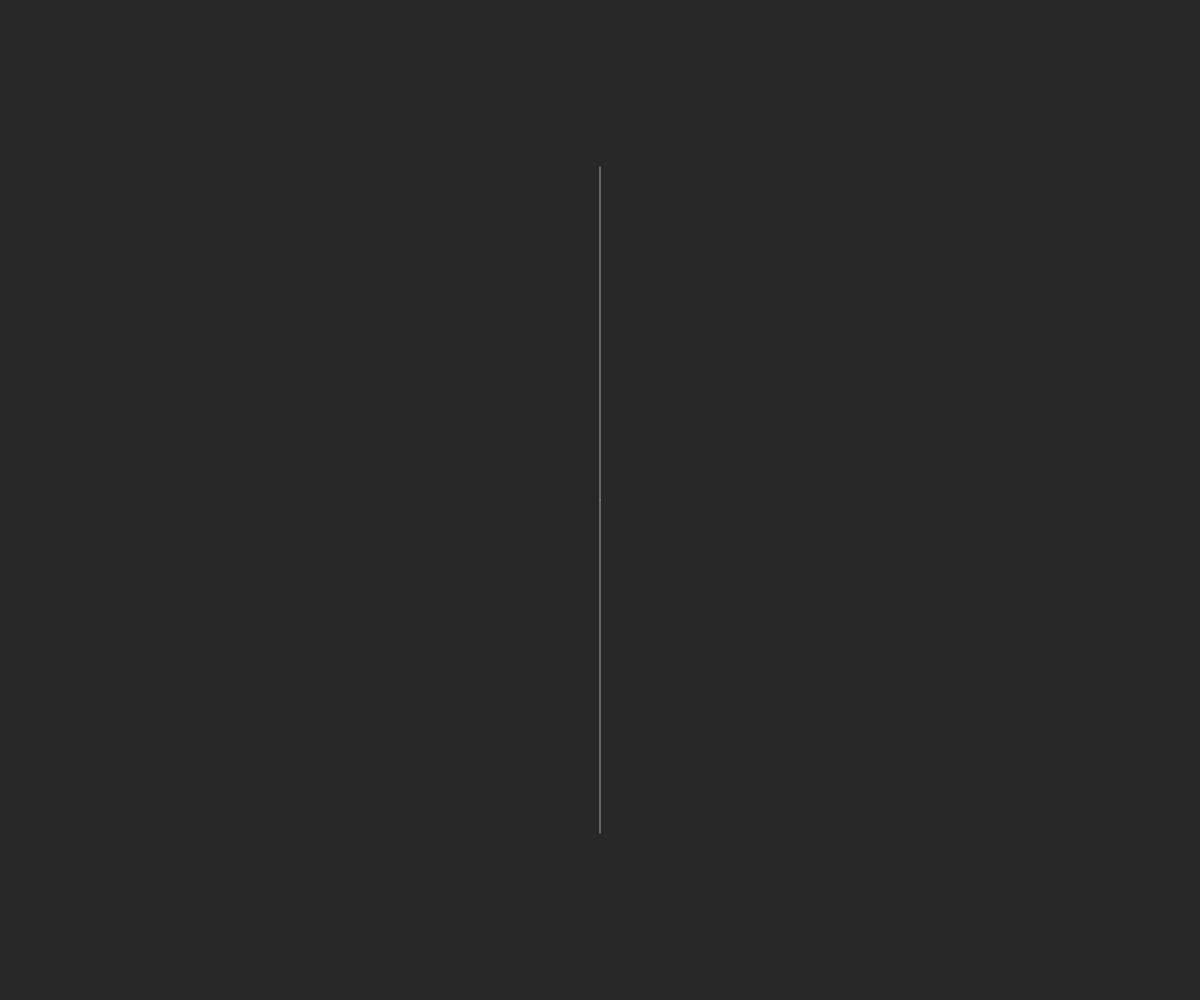
Frame 1 (no input)
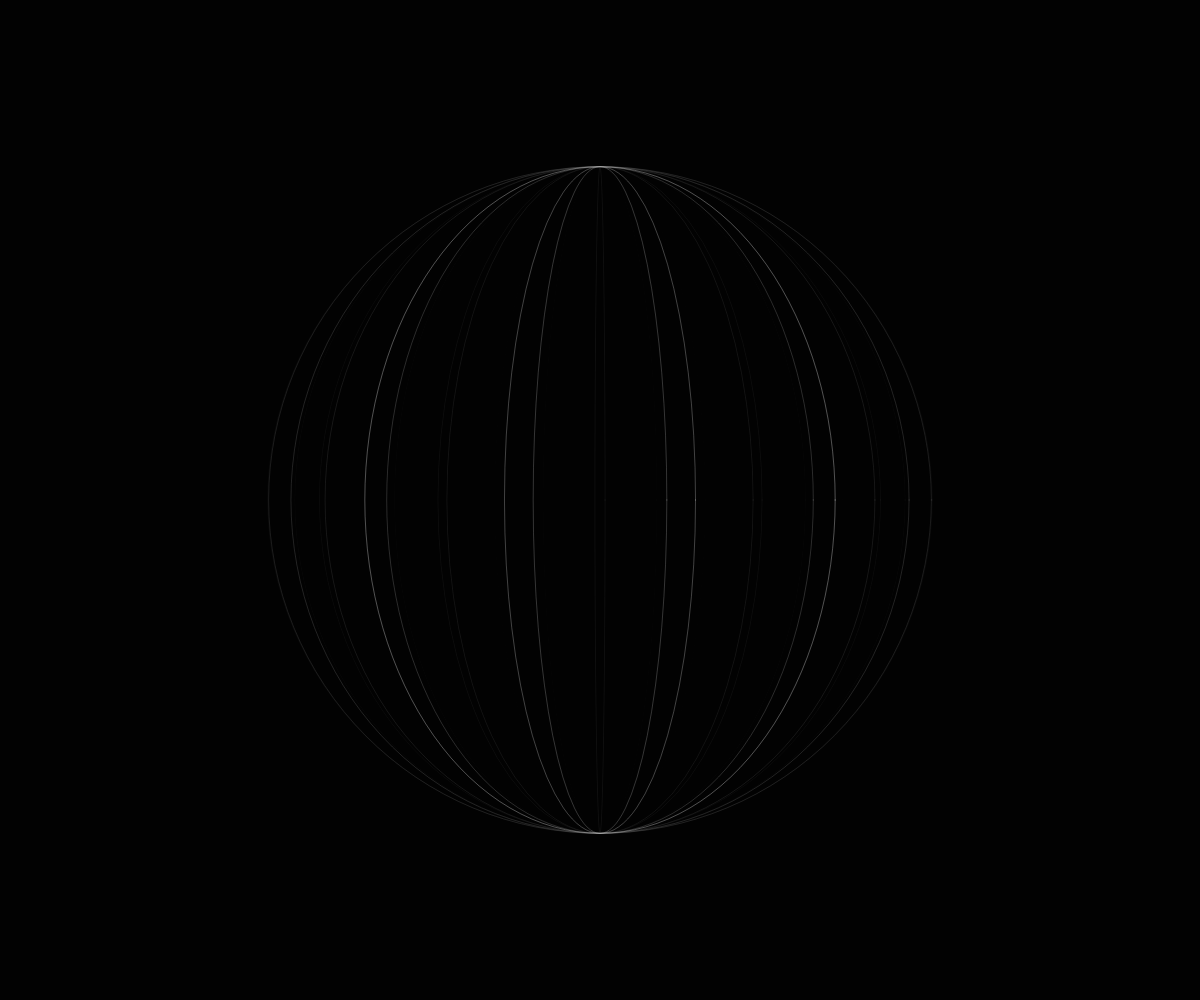
Frame 60 (no input)
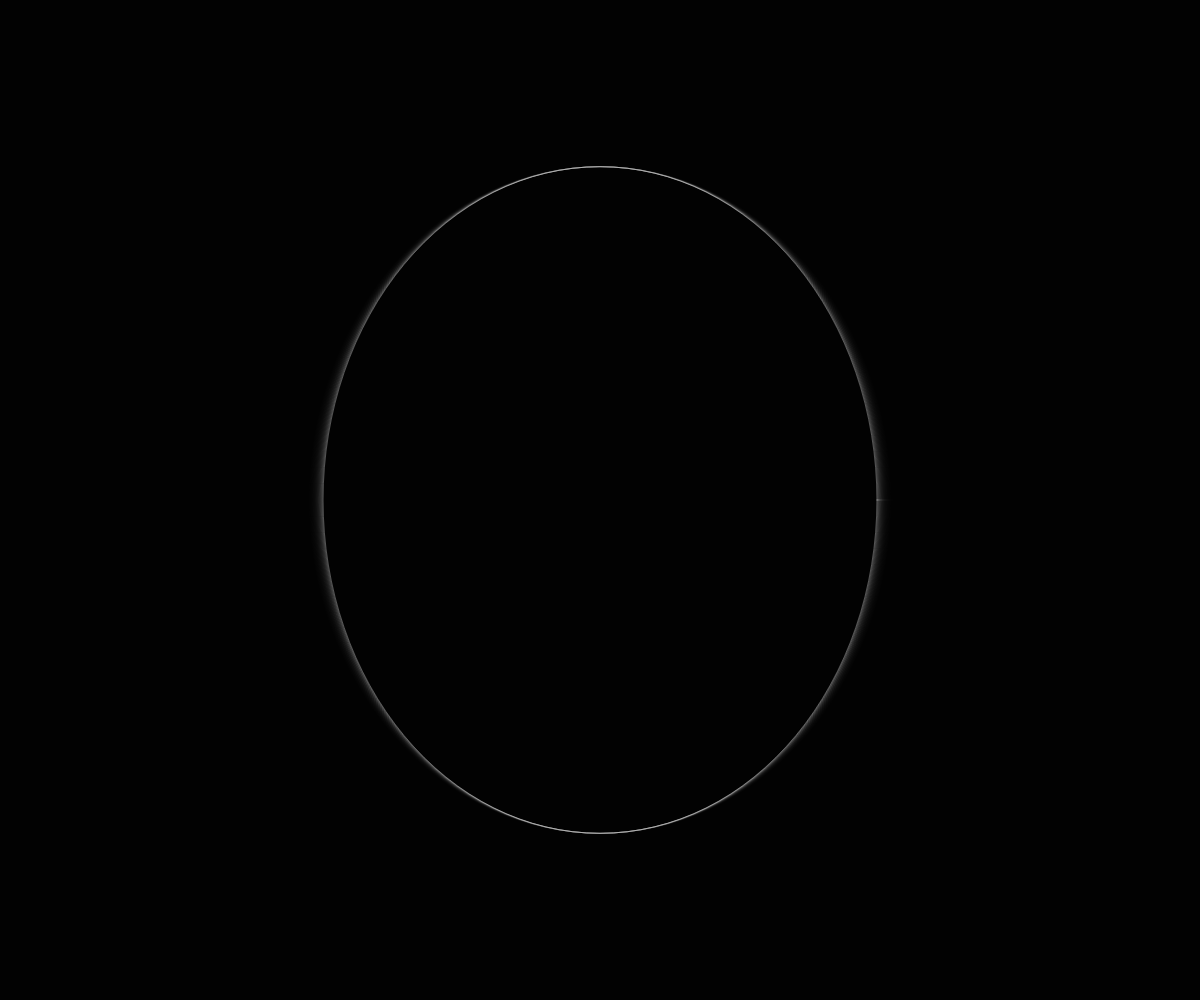
Frame 120 (the mouse pressed at the canvas centre since frame 60)

The p5.js sketch that drew these frames (run headless with seeded random() and noise() and a simulated clock; from frame 60 on, the mouse is pressed at the canvas centre):

// p5.js sketch
// ── sketch.js
var t = 0;


function setup() {
  createCanvas(windowWidth, windowHeight); 
  background(50);
} 

function draw() {
  background(0,50);
  noFill();
  stroke(255, 80);
  strokeWeight(1);

  var circleSize = height*2/3;
  
  var w = sin(t) * circleSize;
  rectMode(CENTER);
  ellipse(width/2, height/2, w, circleSize);

  var m = map((mouseX-width/2), 0, width, 0.005, 1);
  // t += 0.005;
  t += m;
}
